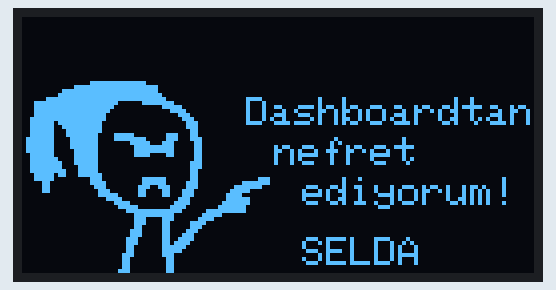
Simulated run of this sketch. Board: Arduino Uno, built with avr-gcc and run on an emulated ATmega328P. Shown: 128×64 one-colour display.

Above: at 0.1 s.

The sketch:

OLED_Selda_zaman.ino
```cpp
//SCL = A5
//SDA = A4

//https://ufukyildirim.com.tr/arduino-ssd1306-128x64-oled-spi-ile-resim-bitmap-goruntuleme/

#include <SPI.h>
#include <Wire.h>
#include <Adafruit_GFX.h>
#include <Adafruit_SSD1306.h>

#define SCREEN_WIDTH 128  // OLED display width, in pixels
#define SCREEN_HEIGHT 64  // OLED display height, in pixels

// Declaration for an SSD1306 display connected to I2C (SDA, SCL pins)
#define OLED_RESET 4  // Reset pin # (or -1 if sharing Arduino reset pin)
Adafruit_SSD1306 display(SCREEN_WIDTH, SCREEN_HEIGHT, &Wire, OLED_RESET);

const unsigned char Untitled[] PROGMEM = {
  0x00, 0x00, 0x00, 0x00, 0x00, 0x00, 0x00, 0x00, 0x00, 0x00, 0x00, 0x00, 0x00, 0x00, 0x00, 0x00,
  0x00, 0x00, 0x00, 0x00, 0x00, 0x00, 0x00, 0x00, 0x00, 0x00, 0x00, 0x00, 0x00, 0x00, 0x00, 0x00,
  0x00, 0x00, 0x00, 0x00, 0x00, 0x00, 0x00, 0x00, 0x00, 0x00, 0x00, 0x00, 0x00, 0x00, 0x00, 0x00,
  0x00, 0x00, 0x00, 0x00, 0x00, 0x00, 0x00, 0x00, 0x00, 0x00, 0x00, 0x00, 0x00, 0x00, 0x00, 0x00,
  0x00, 0x00, 0x00, 0x00, 0x00, 0x00, 0x00, 0x00, 0x00, 0x00, 0x00, 0x00, 0x00, 0x00, 0x00, 0x00,
  0x00, 0x00, 0x00, 0x00, 0x00, 0x00, 0x00, 0x00, 0x00, 0x00, 0x00, 0x00, 0x00, 0x00, 0x00, 0x00,
  0x00, 0x00, 0x00, 0x00, 0x00, 0x00, 0x00, 0x00, 0x00, 0x00, 0x00, 0x00, 0x00, 0x00, 0x00, 0x00,
  0x00, 0x00, 0x00, 0x00, 0x00, 0x00, 0x00, 0x00, 0x00, 0x00, 0x00, 0x00, 0x00, 0x00, 0x00, 0x00,
  0x00, 0x00, 0x00, 0x00, 0x00, 0x00, 0x00, 0x00, 0x00, 0x00, 0x00, 0x00, 0x00, 0x00, 0x00, 0x00,
  0x00, 0x00, 0x00, 0x00, 0x00, 0x00, 0x00, 0x00, 0x00, 0x00, 0x00, 0x00, 0x00, 0x00, 0x00, 0x00,
  0x00, 0x00, 0x00, 0x00, 0x00, 0x00, 0x00, 0x00, 0x00, 0x00, 0x00, 0x00, 0x00, 0x00, 0x00, 0x00,
  0x00, 0x00, 0x00, 0x00, 0x00, 0x00, 0x00, 0x00, 0x00, 0x00, 0x00, 0x00, 0x00, 0x00, 0x00, 0x00,
  0x00, 0x00, 0x00, 0x00, 0x00, 0x00, 0x00, 0x00, 0x00, 0x00, 0x00, 0x00, 0x00, 0x00, 0x00, 0x00,
  0x00, 0x00, 0x00, 0x00, 0x00, 0x00, 0x00, 0x00, 0x00, 0x00, 0x00, 0x00, 0x00, 0x00, 0x00, 0x00,
  0x00, 0x00, 0x00, 0x00, 0x00, 0x00, 0x00, 0x00, 0x00, 0x00, 0x00, 0x00, 0x00, 0x00, 0x00, 0x00,
  0x00, 0x00, 0x00, 0x00, 0x00, 0x00, 0x00, 0x00, 0x00, 0x00, 0x00, 0x00, 0x00, 0x00, 0x00, 0x00,
  0x00, 0x00, 0x7F, 0xFE, 0x00, 0x00, 0x00, 0x00, 0x00, 0x00, 0x00, 0x00, 0x00, 0x00, 0x00, 0x00,
  0x00, 0x07, 0xFF, 0xFF, 0xC0, 0x00, 0x00, 0x00, 0x00, 0x00, 0x00, 0x00, 0x00, 0x00, 0x00, 0x00,
  0x00, 0x3F, 0xFF, 0xFF, 0xC0, 0x00, 0x00, 0x00, 0x00, 0x00, 0x00, 0x00, 0x00, 0x00, 0x00, 0x00,
  0x00, 0x7F, 0xFF, 0xFF, 0xE0, 0x00, 0x00, 0x00, 0x00, 0x00, 0x00, 0x00, 0x00, 0x00, 0x00, 0x00,
  0x03, 0xFF, 0xFF, 0xFF, 0xF0, 0x00, 0x00, 0x00, 0x00, 0x00, 0x00, 0x00, 0x00, 0x00, 0x00, 0x00,
  0x1F, 0xFF, 0xFF, 0x03, 0xFC, 0x00, 0x00, 0x00, 0x00, 0x00, 0x00, 0x00, 0x00, 0x00, 0x00, 0x00,
  0x1F, 0xFF, 0xFE, 0x00, 0x1F, 0x00, 0x00, 0x00, 0x00, 0x00, 0x00, 0x00, 0x00, 0x00, 0x00, 0x00,
  0x1F, 0xFF, 0xFC, 0x00, 0x07, 0x80, 0x00, 0x00, 0x00, 0x00, 0x00, 0x00, 0x00, 0x00, 0x00, 0x00,
  0x1F, 0xFF, 0xF8, 0x00, 0x01, 0xC0, 0x00, 0x00, 0x00, 0x00, 0x00, 0x00, 0x00, 0x00, 0x00, 0x00,
  0x3F, 0xFF, 0xF8, 0x00, 0x00, 0xE0, 0x00, 0x00, 0x00, 0x00, 0x00, 0x00, 0x00, 0x00, 0x00, 0x00,
  0x3F, 0x7F, 0xF0, 0x00, 0x00, 0x70, 0x00, 0x00, 0x00, 0x00, 0x00, 0x00, 0x00, 0x00, 0x00, 0x00,
  0x3F, 0x3F, 0xF0, 0x00, 0x00, 0x70, 0x00, 0x00, 0x00, 0x00, 0x00, 0x00, 0x00, 0x00, 0x00, 0x00,
  0x3F, 0x1F, 0xF0, 0x00, 0x00, 0x30, 0x00, 0x00, 0x00, 0x00, 0x00, 0x00, 0x00, 0x00, 0x00, 0x00,
  0x3F, 0x1F, 0xE1, 0xF0, 0x0E, 0x30, 0x00, 0x00, 0x00, 0x00, 0x00, 0x00, 0x00, 0x00, 0x00, 0x00,
  0x7F, 0x0F, 0xE1, 0xFE, 0x0E, 0x38, 0x00, 0x00, 0x00, 0x00, 0x00, 0x00, 0x00, 0x00, 0x00, 0x00,
  0x7F, 0x0F, 0xE0, 0x1F, 0x1C, 0x18, 0x00, 0x00, 0x00, 0x00, 0x00, 0x00, 0x00, 0x00, 0x00, 0x00,
  0x7F, 0x0F, 0xE0, 0x0F, 0xFC, 0x18, 0x00, 0x00, 0x00, 0x00, 0x00, 0x00, 0x00, 0x00, 0x00, 0x00,
  0x7F, 0x07, 0xE0, 0x0F, 0xFC, 0x18, 0x00, 0x00, 0x00, 0x00, 0x00, 0x00, 0x00, 0x00, 0x00, 0x00,
  0x3F, 0x07, 0xE0, 0x0F, 0x0C, 0x18, 0x00, 0x00, 0x00, 0x00, 0x00, 0x00, 0x00, 0x00, 0x00, 0x00,
  0x3F, 0x87, 0xE0, 0x00, 0x00, 0x18, 0x00, 0x00, 0x00, 0x00, 0x00, 0x00, 0x00, 0x00, 0x00, 0x00,
  0x3F, 0xC7, 0xE0, 0x00, 0x00, 0x38, 0x00, 0x00, 0x00, 0x00, 0x00, 0x00, 0x00, 0x00, 0x00, 0x00,
  0x3F, 0xC3, 0xE0, 0x00, 0x00, 0x38, 0x00, 0x00, 0x00, 0x00, 0x00, 0x00, 0x00, 0x00, 0x00, 0x00,
  0x3F, 0xE3, 0xE0, 0x00, 0x00, 0x30, 0x00, 0x00, 0x00, 0x00, 0x00, 0x00, 0x00, 0x00, 0x00, 0x00,
  0x1F, 0x63, 0xF0, 0x00, 0x00, 0x30, 0x00, 0x00, 0x00, 0x00, 0x00, 0x00, 0x00, 0x00, 0x00, 0x00,
  0x1F, 0x00, 0x70, 0x03, 0xF0, 0x30, 0x00, 0x1C, 0x00, 0x00, 0x00, 0x00, 0x00, 0x00, 0x00, 0x00,
  0x06, 0x00, 0x78, 0x03, 0xF0, 0x70, 0x01, 0xFC, 0x00, 0x00, 0x00, 0x00, 0x00, 0x00, 0x00, 0x00,
  0x06, 0x00, 0x38, 0x07, 0x38, 0x70, 0x07, 0xF0, 0x00, 0x00, 0x00, 0x00, 0x00, 0x00, 0x00, 0x00,
  0x06, 0x00, 0x1C, 0x06, 0x18, 0xE0, 0x0F, 0x80, 0x00, 0x00, 0x00, 0x00, 0x00, 0x00, 0x00, 0x00,
  0x00, 0x00, 0x1F, 0x06, 0x18, 0xE0, 0x1E, 0x00, 0x00, 0x00, 0x00, 0x00, 0x00, 0x00, 0x00, 0x00,
  0x00, 0x00, 0x07, 0x80, 0x01, 0xC0, 0x1F, 0x80, 0x00, 0x00, 0x00, 0x00, 0x00, 0x00, 0x00, 0x00,
  0x00, 0x00, 0x01, 0xE0, 0x03, 0xC0, 0x3F, 0x80, 0x00, 0x00, 0x00, 0x00, 0x00, 0x00, 0x00, 0x00,
  0x00, 0x00, 0x00, 0xF8, 0x07, 0x80, 0x7F, 0x00, 0x00, 0x00, 0x00, 0x00, 0x00, 0x00, 0x00, 0x00,
  0x00, 0x00, 0x00, 0x3F, 0xFF, 0x03, 0xFF, 0x00, 0x00, 0x00, 0x00, 0x00, 0x00, 0x00, 0x00, 0x00,
  0x00, 0x00, 0x00, 0x0F, 0xFC, 0x07, 0xC0, 0x00, 0x00, 0x00, 0x00, 0x00, 0x00, 0x00, 0x00, 0x00,
  0x00, 0x00, 0x00, 0x0E, 0x1C, 0x0F, 0x00, 0x00, 0x00, 0x00, 0x00, 0x00, 0x00, 0x00, 0x00, 0x00,
  0x00, 0x00, 0x00, 0x0E, 0x18, 0x3C, 0x00, 0x00, 0x00, 0x00, 0x00, 0x00, 0x00, 0x00, 0x00, 0x00,
  0x00, 0x00, 0x00, 0x0C, 0x18, 0x38, 0x00, 0x00, 0x00, 0x00, 0x00, 0x00, 0x00, 0x00, 0x00, 0x00,
  0x00, 0x00, 0x00, 0x1C, 0x18, 0x70, 0x00, 0x00, 0x00, 0x00, 0x00, 0x00, 0x00, 0x00, 0x00, 0x00,
  0x00, 0x00, 0x00, 0x1C, 0x18, 0xE0, 0x00, 0x00, 0x00, 0x00, 0x00, 0x00, 0x00, 0x00, 0x00, 0x00,
  0x00, 0x00, 0x00, 0x38, 0x19, 0xE0, 0x00, 0x00, 0x00, 0x00, 0x00, 0x00, 0x00, 0x00, 0x00, 0x00,
  0x00, 0x00, 0x00, 0x38, 0x1B, 0xC0, 0x00, 0x00, 0x00, 0x00, 0x00, 0x00, 0x00, 0x00, 0x00, 0x00,
  0x00, 0x00, 0x00, 0x30, 0x1F, 0x80, 0x00, 0x00, 0x00, 0x00, 0x00, 0x00, 0x00, 0x00, 0x00, 0x00,
  0x00, 0x00, 0x00, 0x30, 0x1F, 0x00, 0x00, 0x00, 0x00, 0x00, 0x00, 0x00, 0x00, 0x00, 0x00, 0x00,
  0x00, 0x00, 0x00, 0x70, 0x1C, 0x00, 0x00, 0x00, 0x00, 0x00, 0x00, 0x00, 0x00, 0x00, 0x00, 0x00,
  0x00, 0x00, 0x00, 0x60, 0x0C, 0x00, 0x00, 0x00, 0x00, 0x00, 0x00, 0x00, 0x00, 0x00, 0x00, 0x00,
  0x00, 0x00, 0x00, 0x60, 0x0C, 0x00, 0x00, 0x00, 0x00, 0x00, 0x00, 0x00, 0x00, 0x00, 0x00, 0x00,
  0x00, 0x00, 0x00, 0x60, 0x0C, 0x00, 0x00, 0x00, 0x00, 0x00, 0x00, 0x00, 0x00, 0x00, 0x00, 0x00,
  0x00, 0x00, 0x00, 0xE0, 0x0C, 0x00, 0x00, 0x00, 0x00, 0x00, 0x00, 0x00, 0x00, 0x00, 0x00, 0x00
};

void setup() {
  display.begin(SSD1306_SWITCHCAPVCC, 0x3C);
}

void loop()

{
  display.clearDisplay();
  display.drawBitmap(0, 0, Untitled, 128, 64, 1);
  display.setTextSize(1);       // Normal 1:1 pixel scale
  display.setTextColor(WHITE);  // Draw white text
  display.cp437(true);          // Use full 256 char 'Code Page 437' font
  display.setCursor(56, 20);
  display.print("Dashboardtan");
  display.setCursor(63, 30);
  display.print("nefret");
  display.setCursor(70, 40);
  display.print("ediyorum!");
  display.setCursor(70, 55);
  display.print("SELDA");

  display.display();
}
```
